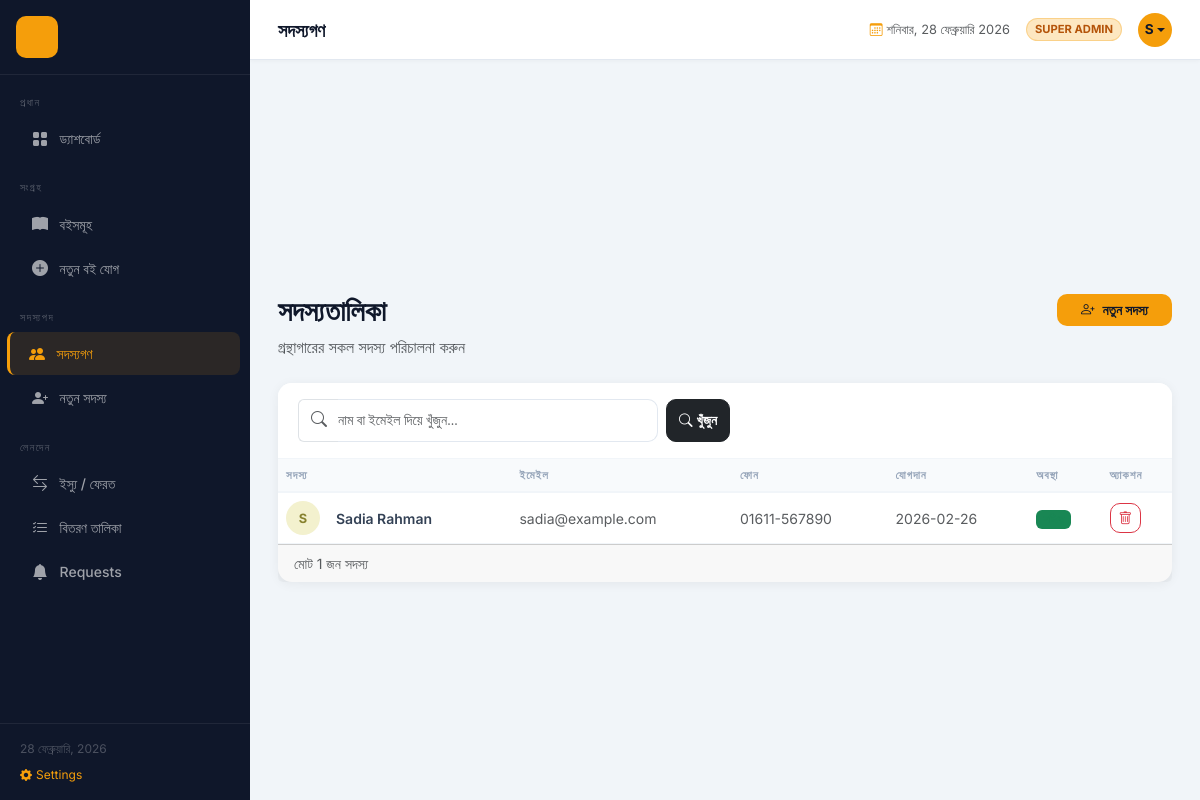
The app's page /members (signed in), older data.
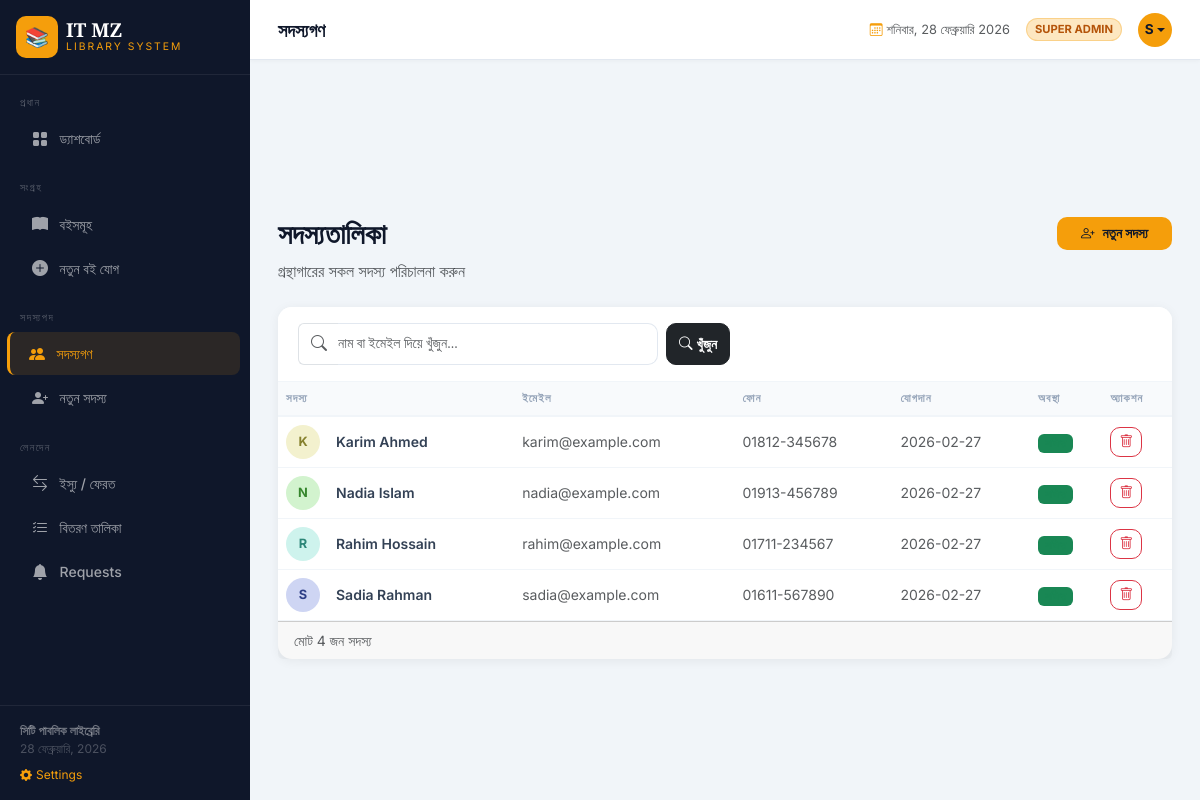
The same page, newer data.
### tables this page shows
CREATE TABLE members (
        id INTEGER PRIMARY KEY AUTOINCREMENT,
        name TEXT NOT NULL, email TEXT UNIQUE NOT NULL, phone TEXT,
        join_date TEXT DEFAULT CURRENT_TIMESTAMP, active INTEGER DEFAULT 1
    );

CREATE TABLE settings (
        key TEXT PRIMARY KEY,
        value TEXT
    );

### app.py (the view)
@app.route('/members')
@admin_required
def members():
    search = request.args.get('search', '')
    conn = get_db()
    if search:
        ml = conn.execute('SELECT * FROM members WHERE name LIKE ? OR email LIKE ? ORDER BY name',
                          (f'%{search}%', f'%{search}%')).fetchall()
    else:
        ml = conn.execute('SELECT * FROM members ORDER BY name').fetchall()
    conn.close()
    return render_template('members.html', members=ml, search=search)

### app.py (called while the page is built)
def admin_required(f):
    @wraps(f)
    def decorated(*args, **kwargs):
        if not session.get('logged_in'):
            flash('এই পেজটি দেখতে লগইন করুন।', 'info')
            return redirect(url_for('login', next=request.path))
        if not session.get('is_admin'):
            flash('এই কাজটি করার অনুমতি আপনার নেই।', 'error')
            return redirect(url_for('books'))
        return f(*args, **kwargs)
    return decorated

def get_db():
    conn = sqlite3.connect(DB_PATH)
    conn.row_factory = sqlite3.Row
    return conn

def get_settings():
    conn = get_db()
    rows = conn.execute('SELECT key, value FROM settings').fetchall()
    conn.close()
    return {row['key']: row['value'] for row in rows}

@app.context_processor
def inject_settings():
    return dict(site=get_settings())

### templates/members.html (shortened to what this page needs)
{% extends 'base.html' %}
{% block topbar_title %}সদস্যগণ{% endblock %}
{% block content %}
<div class="d-flex justify-content-between align-items-start mb-4 page-header">
    <div><h1>সদস্যতালিকা</h1><p class="text-muted mb-0">গ্রন্থাগারের সকল সদস্য পরিচালনা করুন</p></div>
    <a href="{{ url_for('add_member') }}" class="btn btn-gold px-4"><i class="bi bi-person-plus me-2"></i>নতুন সদস্য</a>
</div>
<div class="card content-card">
    <div class="card-header">
        <form method="GET" class="d-flex gap-2">
            <div class="input-group" style="max-width:360px">
                <span class="input-group-text bg-white border-end-0"><i class="bi bi-search text-muted"></i></span>
                <input type="text" name="search" class="form-control border-start-0 ps-0" placeholder="নাম বা ইমেইল দিয়ে খুঁজুন..." value="{{ search }}">
            </div>
            <button type="submit" class="btn btn-dark"><i class="bi bi-search me-1"></i>খুঁজুন</button>
        </form>
    </div>
    <div class="card-body p-0">
        <div class="table-responsive">
            <table class="table mb-0">
                <thead><tr><th>সদস্য</th><th>ইমেইল</th><th>ফোন</th><th>যোগদান</th><th>অবস্থা</th><th>অ্যাকশন</th></tr></thead>
                <tbody>
                    {% for m in members %}
                    <tr>
                        <td>
                            <div class="d-flex align-items-center gap-3">
                                <div class="member-av" style="background:hsl({{ loop.index * 57 }},60%,88%);color:hsl({{ loop.index * 57 }},50%,35%)">{{ m.name[0].upper() }}</div>
                                <span class="fw-semibold">{{ m.name }}</span>
                            </div>
                        </td>
                        <td class="text-muted small">{{ m.email }}</td>
                        <td class="text-muted small">{{ m.phone or '—' }}</td>
                        <td class="text-muted small">{{ m.join_date[:10] }}</td>
                        <td>
                            {% if m.active %}
                            <span class="badge bg-success bg-opacity-15 text-success">সক্রিয়</span>
                            {% else %}
                            <span class="badge bg-danger bg-opacity-15 text-danger">নিষ্ক্রিয়</span>
                            {% endif %}
                        </td>
                        <td>
                            <form method="POST" action="{{ url_for('delete_member', member_id=m.id) }}" onsubmit="return confirm('এই সদস্যকে মুছে ফেলবেন?')">
                                <button type="submit" class="btn btn-sm btn-outline-danger"><i class="bi bi-trash"></i></button>
                            </form>
                        </td>
                    </tr>
                    {% else %}
                    <tr><td colspan="6" class="text-center py-5 text-muted"><i class="bi bi-people" style="font-size:2rem;opacity:.2;display:block;margin-bottom:.5rem"></i>কোনো সদস্য পাওয়া যায়নি</td></tr>
                    {% endfor %}
                </tbody>
            </table>
        </div>
    </div>
    <div class="card-footer text-muted small">মোট {{ members|length }} জন সদস্য</div>
</div>
{% endblock %}

### templates/base.html (shortened to what this page needs)
<!DOCTYPE html>
<html lang="bn">
<head>
    <link href="https://cdnjs.cloudflare.com/ajax/libs/bootstrap/5.3.2/css/bootstrap.min.css" rel="stylesheet">
    <link href="https://cdnjs.cloudflare.com/ajax/libs/bootstrap-icons/1.11.3/font/bootstrap-icons.min.css" rel="stylesheet">
</head>
<body>
<nav id="sidebar">
    <div class="sidebar-brand d-flex align-items-center gap-2 p-3 border-bottom" style="border-color:rgba(255,255,255,.07)!important">
        <div class="brand-icon" style="overflow:hidden">
            {% if site.logo_type == 'image' %}
            <img src="{{ site.library_logo }}" style="width:100%;height:100%;object-fit:cover;border-radius:10px" alt="logo">
            {% else %}
            {{ site.library_logo }}
            {% endif %}
        </div>
        <div>
            <div class="brand-name">{{ site.library_name }}</div>
            <div class="brand-sub">{{ site.library_tagline }}</div>
        </div>
    </div>
    <div class="sidebar-nav flex-grow-1 py-2">
        <div class="nav-section">প্রধান</div>
        {% if session.get("is_admin") %}
        <a href="{{ url_for('dashboard') }}" class="nav-link {% if request.endpoint=='dashboard' %}active{% endif %}"><i class="bi bi-grid-fill"></i> ড্যাশবোর্ড</a>
        {% endif %}
        <div class="nav-section mt-2">সংগ্রহ</div>
        <a href="{{ url_for('books') }}" class="nav-link {% if request.endpoint=='books' %}active{% endif %}"><i class="bi bi-book-fill"></i> বইসমূহ</a>
        {% if session.get("is_admin") %}
        <a href="{{ url_for('add_book') }}" class="nav-link {% if request.endpoint=='add_book' %}active{% endif %}"><i class="bi bi-plus-circle-fill"></i> নতুন বই যোগ</a>
        <div class="nav-section mt-2">সদস্যপদ</div>
        <a href="{{ url_for('members') }}" class="nav-link {% if request.endpoint=='members' %}active{% endif %}"><i class="bi bi-people-fill"></i> সদস্যগণ</a>
        <a href="{{ url_for('add_member') }}" class="nav-link {% if request.endpoint=='add_member' %}active{% endif %}"><i class="bi bi-person-plus-fill"></i> নতুন সদস্য</a>
        <div class="nav-section mt-2">লেনদেন</div>
        <a href="{{ url_for('borrow') }}" class="nav-link {% if request.endpoint=='borrow' %}active{% endif %}"><i class="bi bi-arrow-left-right"></i> ইস্যু / ফেরত</a>
        <a href="{{ url_for('issued_books') }}" class="nav-link {% if request.endpoint=='issued_books' %}active{% endif %}"><i class="bi bi-list-check"></i> বিতরণ তালিকা</a>
        <a href="{{ url_for('requests_list') }}" class="nav-link {% if request.endpoint=='requests_list' %}active{% endif %}"><i class="bi bi-bell-fill"></i> Requests</a>
        {% endif %}
    </div>
    <div class="sidebar-footer">
    <div class="fw-semibold" style="color:rgba(255,255,255,.4)">{{ site.library_footer }}</div>
    <div id="sidebar-date"></div>
    {% if session.get('is_super') %}
    <a href="{{ url_for('settings') }}" class="d-block mt-2" style="color:var(--gold);font-size:.75rem;text-decoration:none">
        <i class="bi bi-gear-fill me-1"></i>Settings
    </a>
    {% endif %}
</div>
</nav>
<div id="main">
    <div class="topbar">
        <div class="topbar-title">{% block topbar_title %}{% endblock %}</div>
        <div class="d-flex align-items-center gap-3">
            <span class="text-muted d-none d-md-inline" style="font-size:.8rem">
                <i class="bi bi-calendar3 me-1" style="color:var(--gold)"></i><span id="live-date"></span>
            </span>
            {% if session.get("is_admin") %}
                {% if session.get("is_super") %}
                <span class="admin-badge" style="background:rgba(245,158,11,.25);color:#b45309">SUPER ADMIN</span>
                {% else %}
                <span class="admin-badge">ADMIN</span>
                {% endif %}
                <div class="dropdown">
                    <button class="topbar-av border-0 dropdown-toggle" style="cursor:pointer"
                            data-bs-toggle="dropdown" aria-expanded="false">
                        {{ session.get("username", "A")[0].upper() }}
                    </button>
                </div>
            {% else %}
            <a href="{{ url_for('login') }}" class="btn btn-sm btn-outline-secondary" style="font-size:.75rem">
                <i class="bi bi-box-arrow-in-right me-1"></i>Admin লগইন
            </a>
            {% endif %}
        </div>
    </div>
    <div class="page-body pb-0 pt-3">
    </div>
    <div class="page-body">{% block content %}{% endblock %}</div>
</div>
</body>
</html>

### templates/base.html (style rules this page uses)
:root { --sidebar-bg:#0f172a; --sidebar-w:250px; --gold:#f59e0b; --gold-light:#fcd34d; }
body { font-family:'Inter',sans-serif; background:#f1f5f9; }
#sidebar { width:var(--sidebar-w); min-height:100vh; background:var(--sidebar-bg); position:fixed; top:0; left:0; display:flex; flex-direction:column; z-index:1000; }
.brand-icon { width:42px;height:42px;background:var(--gold);border-radius:10px;display:inline-flex;align-items:center;justify-content:center;font-size:1.2rem;color:#0f172a;font-weight:800; }
.brand-name { font-family:'Playfair Display',serif;font-size:1.2rem;font-weight:700;color:#fff;line-height:1; }
.brand-sub { font-size:.65rem;letter-spacing:2px;text-transform:uppercase;color:var(--gold); }
.nav-section { font-size:.65rem;letter-spacing:1.5px;text-transform:uppercase;color:rgba(255,255,255,.3);padding:.75rem 1.25rem .35rem; }
.sidebar-nav .nav-link { color:rgba(255,255,255,.6);padding:.6rem 1.25rem;border-radius:8px;margin:1px 10px;font-size:.875rem;font-weight:500;display:flex;align-items:center;gap:.6rem;transition:all .15s; }
.sidebar-nav .nav-link i { font-size:1rem;width:20px;text-align:center; }
.sidebar-nav .nav-link.active { color:var(--gold);background:rgba(245,158,11,.12);border-left:3px solid var(--gold);margin-left:7px;padding-left:calc(1.25rem - 3px); }
#main { margin-left:var(--sidebar-w);min-height:100vh;display:flex;flex-direction:column; }
.topbar { background:#fff;height:60px;padding:0 1.75rem;display:flex;align-items:center;justify-content:space-between;border-bottom:1px solid #e2e8f0;position:sticky;top:0;z-index:999;box-shadow:0 1px 4px rgba(0,0,0,.04); }
.topbar-title { font-family:'Playfair Display',serif;font-size:1.15rem;font-weight:700;color:#0f172a; }
.topbar-av { width:34px;height:34px;background:var(--gold);border-radius:50%;display:flex;align-items:center;justify-content:center;font-weight:700;font-size:.85rem;color:#0f172a; }
.page-body { padding:1.75rem;flex:1; }
.content-card { border:none;border-radius:14px;box-shadow:0 2px 12px rgba(0,0,0,.06); }
.content-card .card-header { background:#fff;border-bottom:1px solid #f1f5f9;border-radius:14px 14px 0 0!important;padding:1rem 1.25rem;font-family:'Playfair Display',serif;font-weight:700;font-size:1rem;color:#0f172a; }
.table th { font-size:.7rem;letter-spacing:1px;text-transform:uppercase;color:#94a3b8;font-weight:600;border-bottom:2px solid #f1f5f9;background:#f8fafc; }
.table td { vertical-align:middle;font-size:.875rem;border-bottom:1px solid #f1f5f9;color:#334155; }
.form-control,.form-select { border:1.5px solid #e2e8f0;border-radius:10px;font-size:.875rem;padding:.6rem .875rem; }
.btn { font-weight:600;font-size:.85rem;border-radius:10px; }
.btn-gold { background:var(--gold);color:#0f172a;border:none; }
.page-header h1 { font-family:'Playfair Display',serif;font-size:1.75rem;font-weight:900;color:#0f172a; }
.badge { font-weight:600;font-size:.7rem; }
.member-av { width:34px;height:34px;border-radius:50%;display:flex;align-items:center;justify-content:center;font-weight:700;font-size:.8rem; }
.sidebar-footer { margin-top:auto;padding:1rem 1.25rem;border-top:1px solid rgba(255,255,255,.07);font-size:.75rem;color:rgba(255,255,255,.25); }
.admin-badge { background:rgba(245,158,11,.15);color:var(--gold);border:1px solid rgba(245,158,11,.3);font-size:.7rem;font-weight:700;padding:2px 8px;border-radius:20px; }

Row changes from the older to the newer data that the page shows:
added settings: library_name "IT MZ"
added settings: library_tagline "LIBRARY SYSTEM"
added settings: library_footer "সিটি পাবলিক লাইব্রেরি"
added members: name "K", name "Karim Ahmed", email "karim@example.com", phone "01812-345678", join_date "2026-02-27"
added members: name "N", name "Nadia Islam", email "nadia@example.com", phone "01913-456789", join_date "2026-02-27"
added members: name "R", name "Rahim Hossain", email "rahim@example.com", phone "01711-234567", join_date "2026-02-27"
changed members "Sadia Rahman": join_date "2026-02-26" → "2026-02-27"
Text that changed along with them:
{{ site.library_logo }}: (not shown) → "📚"
{{ members|length }}: "1" → "4"
